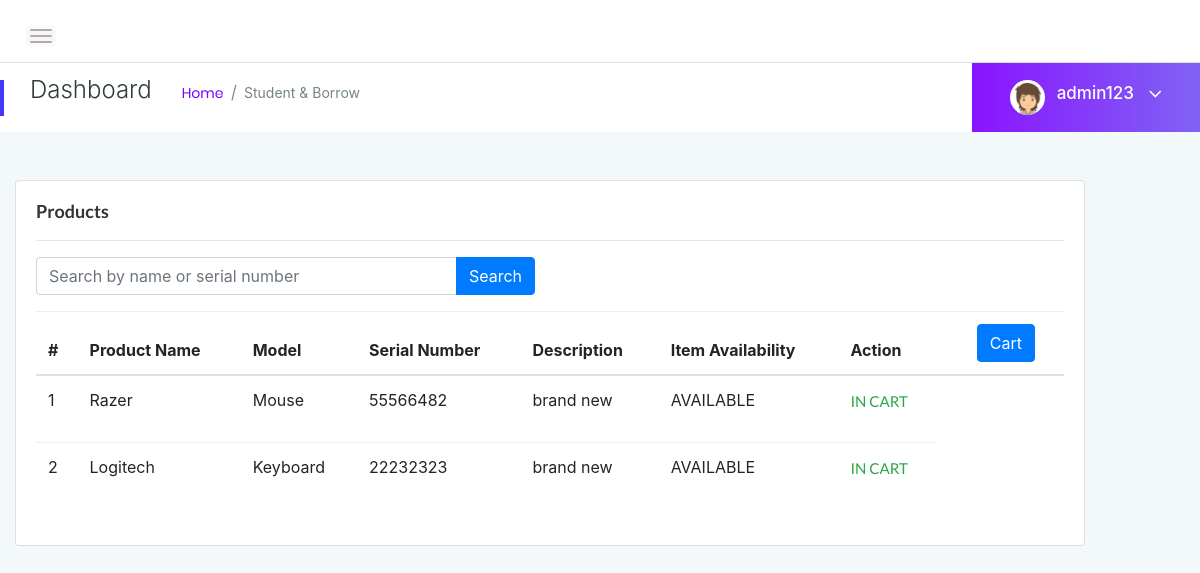
The page /student.php (signed in) on the database as committed earlier.
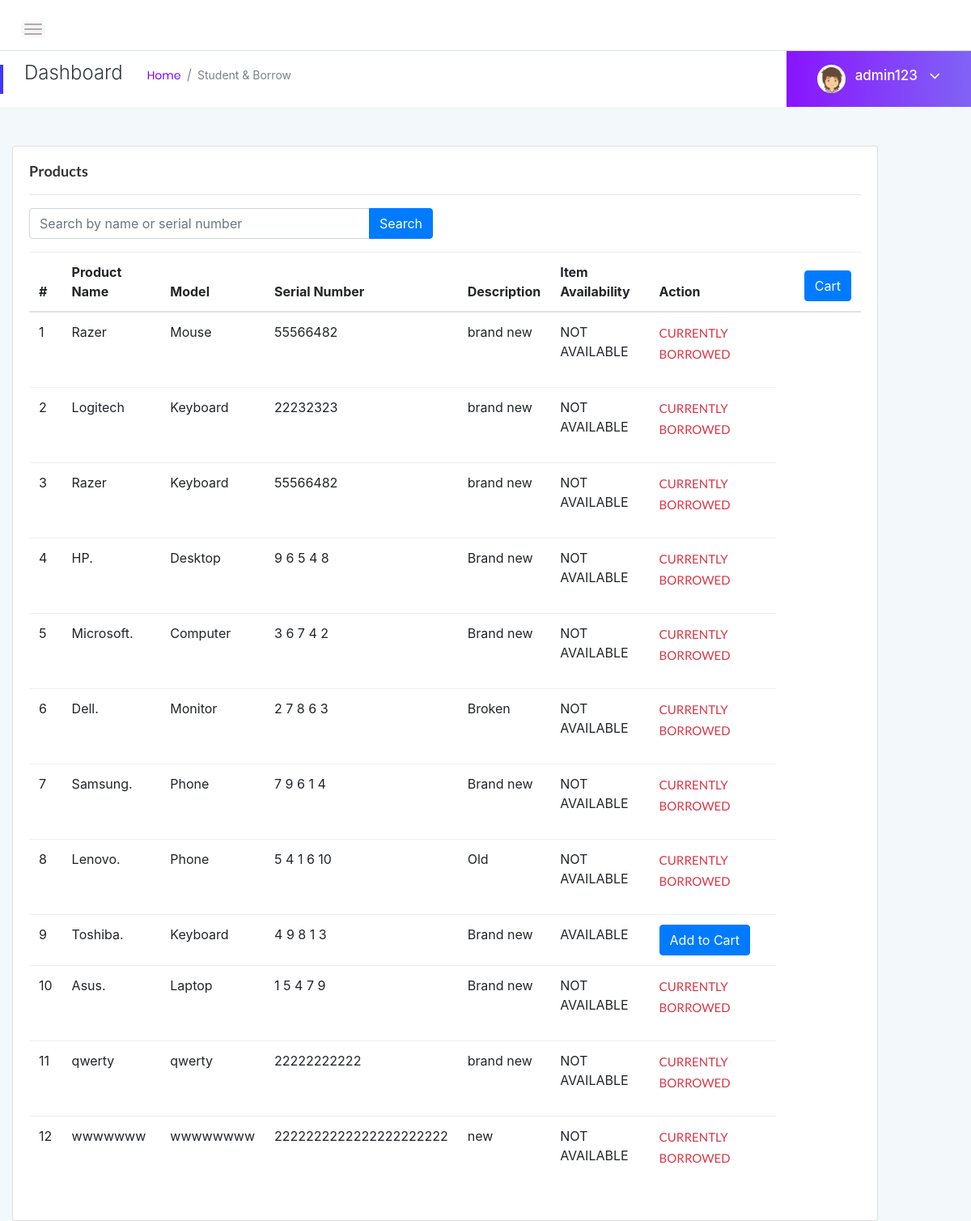
The same page on the database as committed later.
### tables this page shows
CREATE TABLE `product` (
  `product_id` int(20) NOT NULL,
  `product_name` varchar(30) NOT NULL,
  `Model` varchar(100) NOT NULL,
  `quantity` int(10) NOT NULL,
  `serialnumber` varchar(100) NOT NULL,
  `description` varchar(100) NOT NULL
);

### student.php (the view, shortened to what this page needs)
<!doctype html>
<html class="no-js" lang="en">
<head>
  <link rel="stylesheet" href="assets/css/bootstrap.min.css">
  <link rel="stylesheet" href="assets/css/font-awesome.min.css">
  <link rel="stylesheet" href="assets/css/themify-icons.css">
  <link rel="stylesheet" href="assets/css/metisMenu.css">
  <link rel="stylesheet" href="assets/css/owl.carousel.min.css">
  <link rel="stylesheet" href="assets/css/slicknav.min.css">
  <link rel="stylesheet" href="https://www.amcharts.com/lib/3/plugins/export/export.css" type="text/css" media="all" />
  <link rel="stylesheet" href="assets/css/typography.css">
  <link rel="stylesheet" href="assets/css/default-css.css">
  <link rel="stylesheet" href="assets/css/styles.css">
  <link rel="stylesheet" href="assets/css/responsive.css">
  <link rel="stylesheet" href="https://cdn.jsdelivr.net/npm/bootstrap-icons@1.10.5/font/bootstrap-icons.css">
</head>
<body>
  <div class="page-container">
        <div class="main-content">
            <div class="header-area">
                <div class="row align-items-center">
                    <div class="col-md-6 col-sm-8 clearfix">
                        <div class="nav-btn pull-left">
                            <span></span>
                            <span></span>
                            <span></span>
                        </div>
                    </div>
                    <div class="col-md-6 col-sm-4 clearfix">
                    </div>
                </div>
            </div>
            <div class="page-title-area">
                <div class="row align-items-center">
                    <div class="col-sm-6">
                        <div class="breadcrumbs-area clearfix">
                            <h4 class="page-title pull-left">Dashboard</h4>
                            <ul class="breadcrumbs pull-left">
                                <li><a href="index.php">Home</a></li>
                                <li><span>Student & borrow</span></li>
                            </ul>
                        </div>
                    </div>
                    <div class="col-sm-6 clearfix">
                        <div class="user-profile pull-right">
                            <img class="avatar user-thumb" src="assets/images/author/avatar.png" alt="avatar">
                            <h4 class="user-name dropdown-toggle" data-toggle="dropdown"><?php echo $_SESSION['username']; ?> <i class="fa fa-angle-down"></i></h4>
                        </div>
                    </div>
                </div>
            </div>
            <div>
        <div class="col-lg-11 mt-5">
    <div class="card">
        <div class="card-body">
            <h4 class="header-title">Products</h4>
            <hr>
            <div class="row">
                <div class="col-md-6">
                    <form method="get" action="" class="mb-3">
                        <div class="input-group">
                            <input type="text" class="form-control" placeholder="Search by name or serial number" name="search" value="<?php echo isset($_GET['search']) ? $_GET['search'] : '' ?>">
                            <div class="input-group-append">
                                <button type="submit" class="btn btn-primary">Search</button>
                            </div>
                        </div>
                    </form>
                </div>
            </div>
            <div class="table-responsive">
                <table class="table table-hover">
                    <thead>
                        <tr>
                            <th scope="col">#</th>
                            <th scope="col">Product Name</th>
                            <th scope="col">Model</th>
                            <th scope="col">Serial Number</th>
                            <th scope="col">Description</th>
                            <th scope="col">Item Availability</th>
                            <th scope="col">Action</th>
                           <th scope="col"> <form action="cart.php" method="post">
  <th scope="col">
    <div class="input-group-append">
      <button type="submit" class="btn btn-primary">Cart</button>
    </div>
  </th>
</form></th>
                    </thead>
                    <tbody>
  <?php
    $conn = new mysqli("localhost","root","","inventorymanagement");
    $search = isset($_GET['search']) ? $_GET['search'] : '';
    $sql = "SELECT * FROM product WHERE product_name LIKE '%$search%' OR serialnumber LIKE '%$search%' OR Model LIKE '%$search%'";
    $result = $conn->query($sql);
    $count = 0;
    if ($result->num_rows > 0) {
      while ($row = $result->fetch_assoc()) {
        $count++;
        $itemAvailability = $row["quantity"] >= 1 ? "AVAILABLE" : "NOT AVAILABLE";
        $cartSql = "SELECT * FROM cart WHERE product_id = {$row['product_id']}";
        $cartResult = $conn->query($cartSql);
        $cartItem = $cartResult->fetch_assoc();
        $isInCart = ($cartResult->num_rows > 0 && $cartItem['quantity'] > 0) ? true : false;
  ?>
  <tr>
    <td ><?php echo $count ?></td>
    <td><?php echo $row["product_name"] ?></td>
    <td><?php echo $row["Model"] ?></td>
    <td><?php echo $row["serialnumber"] ?></td>
    <td><?php echo $row["description"] ?></td>
    <td><?php echo $itemAvailability ?></td>
    <td>
      <form method="post" action="addtocart.php">
        <?php if ($row['quantity'] > 0 && !$isInCart): ?>
          <button type="button" class="btn btn-primary" data-toggle="modal" data-target="#exampleModal" data-max="<?php echo $row['quantity']; ?>" onclick="updateModal(this)">
            Add to Cart
          </button>
        <?php elseif ($isInCart): ?>
          <p class="text-success">IN CART</p>
        <?php else: ?>
          <p class="text-danger">CURRENTLY BORROWED</p>
        <?php endif; ?>
      </form>
    </td>
  </tr>
                                    <?php
                 }
               }
            ?>
                                            </tbody>
                                        </table>
                                    </div>
                                </div>
                            </div>
                        </div>
                    </div>
<html>
<head>
	<link rel="stylesheet" type="text/css" href="style.css">
	<link rel="stylesheet" href="https://maxcdn.bootstrapcdn.com/bootstrap/4.0.0-alpha.6/css/bootstrap.min.css">
</head>
</html>
    </div>
</body>
</html>

### assets/css/typography.css (style rules this page uses)
body { font-size: 14px; font-family: 'Lato', sans-serif; }
h1, h2, h3, h4, h5, h6 { margin: 0; font-family: 'Poppins', sans-serif; }
p { font-family: 'Lato', sans-serif; font-size: 15px; line-height: 26px; color: #000000; margin-bottom: 0; }
a, a:visited { text-decoration: none; transition: all 0.3s ease-in-out; -webkit-transition: all 0.3s ease-in-out; -moz-transition: all 0.3s ease-in-out; -o-transition: all 0.3s ease-in-out; outline: 0; font-family: 'Poppins', sans-serif; }
ul, ol { margin-bottom: 0px; margin-top: 0px; padding: 0; }
ul { margin: 0; list-style-type: none; }
button { cursor: pointer; outline: none!important; letter-spacing: 0; }

### assets/css/styles.css (style rules this page uses)
.page-container { width: 100%; height: 100%; min-height: 100vh; padding-left: 280px; -webkit-transition: padding-left 0.3s ease 0s; transition: padding-left 0.3s ease 0s; }
.card { border: none; border-radius: 4px; background-color: #fff; -webkit-transition: all 0.3s ease 0s; transition: all 0.3s ease 0s; }
.card-body { padding: 25.6px; padding: 1.6rem; }
.main-content { width: 100%; background: #F3F8FB; }
.header-area { padding: 15px 30px; background: #fff; border-bottom: 1px solid #d8e3e7; }
.nav-btn { margin-right: 30px; margin-top: 10px; cursor: pointer; }
.nav-btn span { display: block; width: 22px; height: 2px; background: #b3aaaa; margin: 4px 0; border-radius: 15px; -webkit-transition: all 0.3s ease 0s; transition: all 0.3s ease 0s; box-shadow: 0 0 0 4px rgba(99, 96, 96, 0.03); }
.page-title-area { padding: 0 30px; background: #fff; position: relative; }
.page-title-area:before { content: ''; position: absolute; left: 0; top: 50%; width: 4px; height: 36px; background: var(--primary-color); -webkit-transform: translateY(-50%); transform: translateY(-50%); }
.page-title { font-size: 24px; font-weight: 300; color: #313b3d; letter-spacing: 0; margin-right: 30px; }
ul.breadcrumbs { margin-top: 4px; }
.breadcrumbs li { display: inline-block; }
.breadcrumbs li a, .breadcrumbs li span { display: block; font-size: 14px; font-weight: 400; color: #7801ff; letter-spacing: 0; margin-right: 16px; position: relative; }
.breadcrumbs li a:before { content: '/'; color: #768387; position: absolute; right: -13px; top: 0; }
.breadcrumbs li span { margin-right: 0; color: #768387; text-transform: capitalize; }
.user-profile { margin-right: -30px; display: -webkit-box; display: -ms-flexbox; display: flex; -webkit-box-align: center; -ms-flex-align: center; align-items: center; -ms-flex-wrap: wrap; flex-wrap: wrap; background: -webkit-linear-gradient(left, #8914fe 0%, #8063f5 100%); background: linear-gradient(to right, #8914fe 0%, #8063f5 100%); padding: 17px 38px; position: relative; }
.user-profile img.avatar { height: 35px; width: 35px; border-radius: 50%; margin-right: 12px; }
.user-name { font-size: 17px; font-weight: 500; color: #fff; letter-spacing: 0; cursor: pointer; -webkit-user-select: none; -moz-user-select: none; -ms-user-select: none; user-select: none; }
.user-name i { margin-left: 10px; font-size: 21px; vertical-align: middle; position: relative; }
.notification-area .dropdown-toggle, .user-name.dropdown-toggle { position: relative; }
.notification-area .dropdown-toggle:after, .user-name.dropdown-toggle:after { display: none; }
.header-title { font-family: 'Lato', sans-serif; font-size: 18px; font-weight: 600; letter-spacing: 0; color: #333; text-transform: capitalize; margin-bottom: 17px; }
.btn { padding: 11px 17px; font-size: 13px; letter-spacing: 0; }
.form-control, .form-control:focus { outline: none; box-shadow: none; }
.form-control { font-size: 14px; border: 1px solid rgba(170, 170, 170, .3); padding: 10.72px 12.8px; padding: .67rem .8rem; }
table tr th { border-bottom: none; }
table tr th, table tr td { border-top: 1px solid rgba(120, 130, 140, 0.13) !important; }

### assets/css/responsive.css (style rules this page uses)
@media (min-width: 1200px) and (max-width: 1364px) { .page-container, .sbar_collapsed.page-container { padding-left: 0; } }

### css/style.css (style rules this page uses)
input, select, textarea { outline: none; appearance: unset !important; -moz-appearance: unset !important; -webkit-appearance: unset !important; -o-appearance: unset !important; -ms-appearance: unset !important; }
img { max-width: 100%; height: auto; }
p { margin-bottom: 0px; font-size: 15px; color: #777; }
body { font-size: 13px; line-height: 1.8; color: #222; background: #f8f8f8; font-weight: 400; font-family: Poppins; }
input { width: 100%; display: block; border: none; border-bottom: 1px solid #999; padding: 6px 30px; font-family: Poppins; box-sizing: border-box; }

Rows that differ between the two databases and show on the page:
changed product "Mouse": quantity "AVAILABLE" → "NOT AVAILABLE"; quantity "IN CART" → "CURRENTLY BORROWED"
changed product "Logitech": quantity "AVAILABLE" → "NOT AVAILABLE"; quantity "IN CART" → "CURRENTLY BORROWED"
added product: product_name "Razer", Model "Keyboard", serialnumber "55566482", description "brand new", quantity "NOT AVAILABLE", shows "CURRENTLY BORROWED"
added product: product_name "HP.", Model "Desktop", serialnumber "9 6 5 4 8", description "Brand new", quantity "NOT AVAILABLE", shows "CURRENTLY BORROWED"
added product: product_name "Microsoft.", Model "Computer", serialnumber "3 6 7 4 2", description "Brand new", quantity "NOT AVAILABLE", shows "CURRENTLY BORROWED"
added product: product_name "Dell.", Model "Monitor", serialnumber "2 7 8 6 3", description "Broken", quantity "NOT AVAILABLE", shows "CURRENTLY BORROWED"
added product: product_name "Samsung.", Model "Phone", serialnumber "7 9 6 1 4", description "Brand new", quantity "NOT AVAILABLE", shows "CURRENTLY BORROWED"
added product: product_name "Lenovo.", Model "Phone", serialnumber "5 4 1 6 10", description "Old", quantity "NOT AVAILABLE", shows "CURRENTLY BORROWED"
added product: product_name "Toshiba.", Model "Keyboard", serialnumber "4 9 8 1 3", description "Brand new", quantity "AVAILABLE"
added product: product_name "Asus.", Model "Laptop", serialnumber "1 5 4 7 9", description "Brand new", quantity "NOT AVAILABLE", shows "CURRENTLY BORROWED"
added product: product_name "qwerty", Model "qwerty", serialnumber "22222222222", description "brand new", quantity "NOT AVAILABLE", shows "CURRENTLY BORROWED"
added product: product_name "wwwwwww", Model "wwwwwwww", serialnumber "2222222222222222222222", description "new", quantity "NOT AVAILABLE", shows "CURRENTLY BORROWED"
